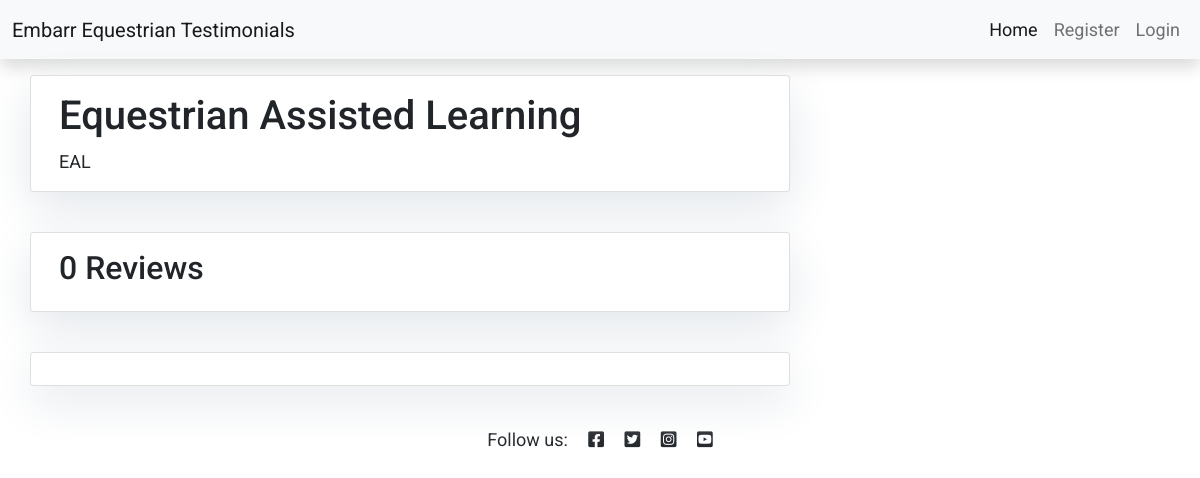
Before: /equestrian-assisted-learning/ with the older database file.
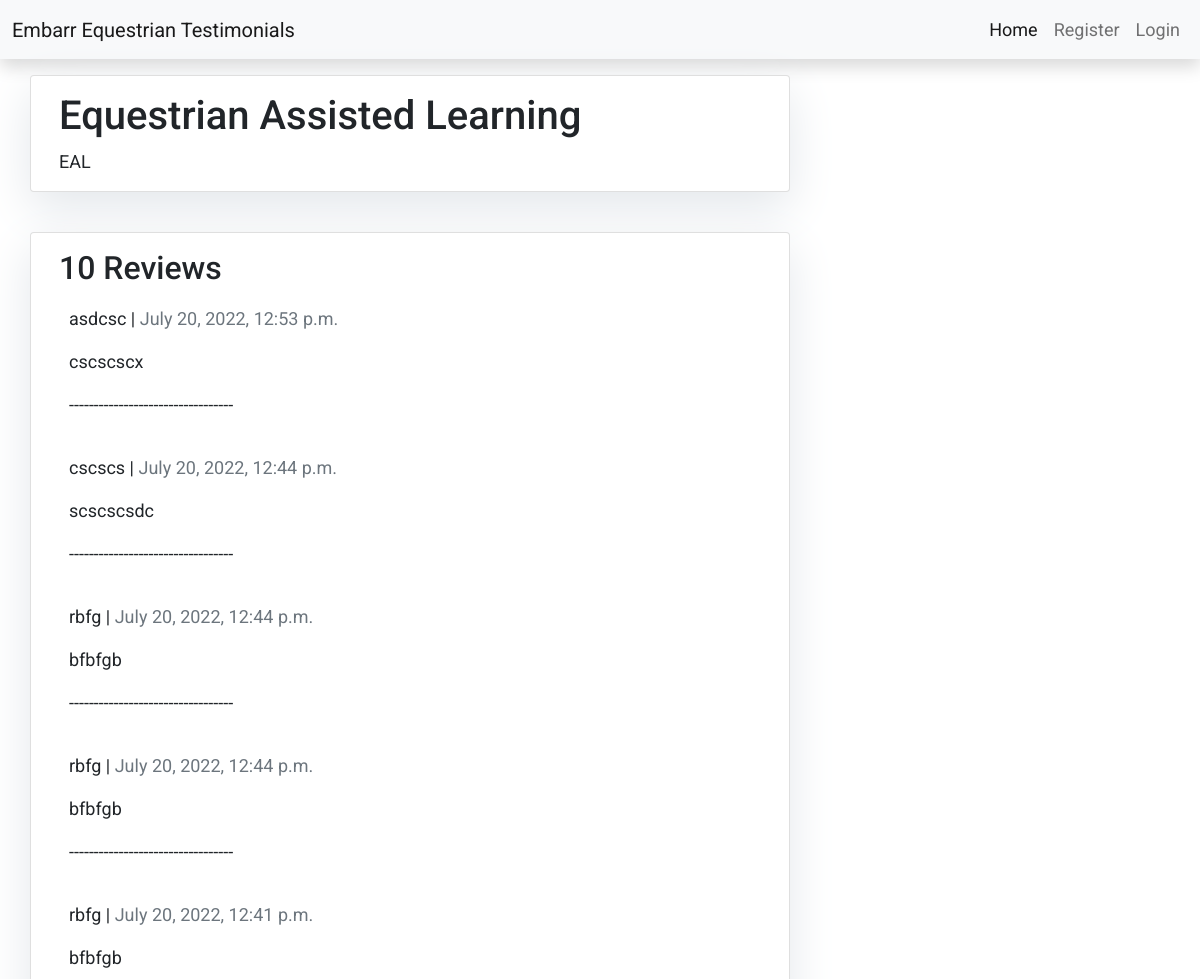
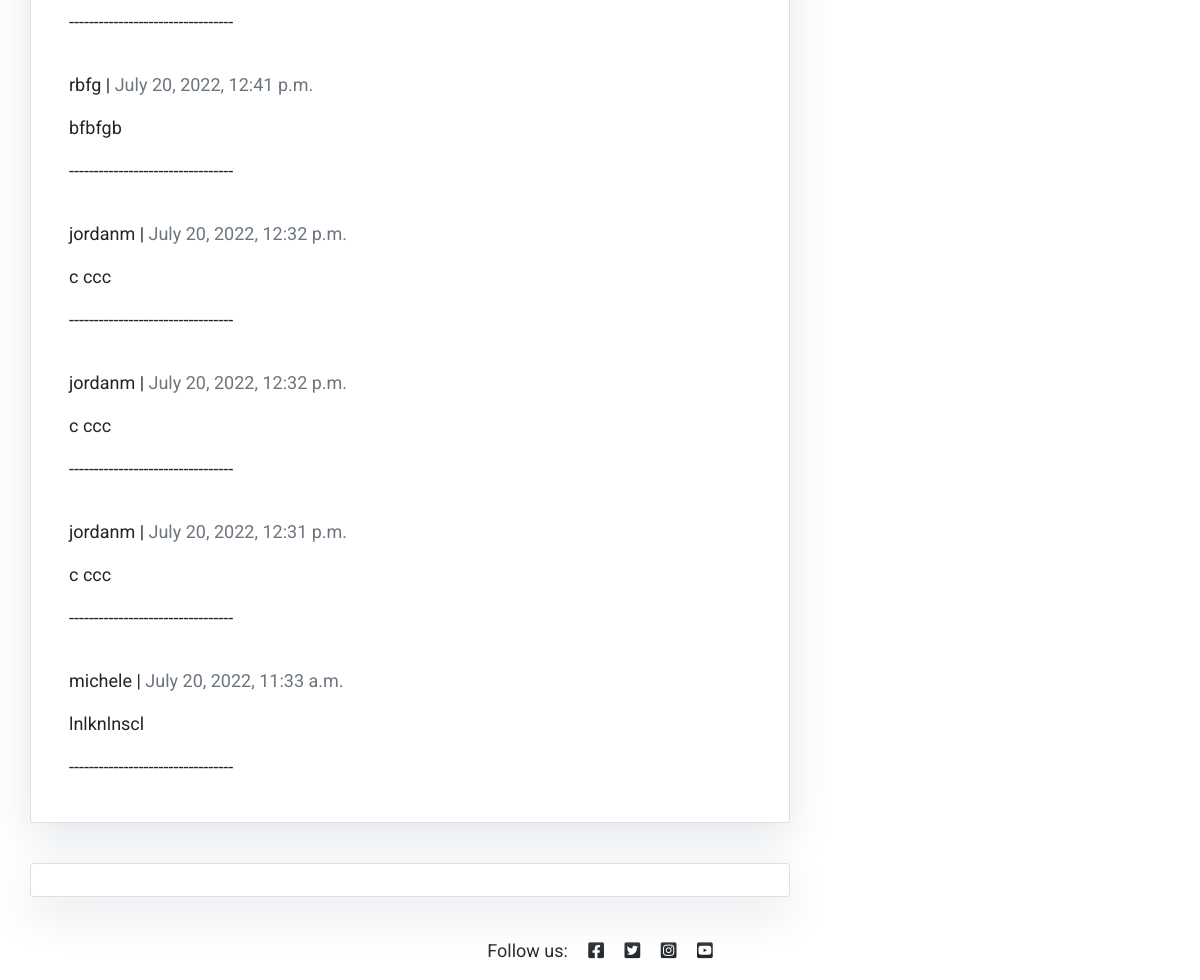
After: the same page with the newer database file (2 pictures, top to bottom).
### Reviews/models.py (models this page shows, shortened)
class Comment(models.Model):
    RATING_CHOICES = (
        (1, '1'),
        (2, '2'),
        (3, '3'),
        (4, '4'),
        (5, '5'),
    )
    post = models.ForeignKey(Post, on_delete=models.CASCADE,related_name='comments')
    name = models.CharField(max_length=80)
    location = models.CharField(max_length=80, default='e.g Dublin')
    email = models.EmailField()
    body = models.TextField()
    rating = models.IntegerField(choices=RATING_CHOICES, default='5')
    created_on = models.DateTimeField(auto_now_add=True)
    approved = models.BooleanField(default=False)
    active = models.BooleanField(default=False)
    class Meta:
        ordering = ['created_on']

### Reviews/views.py (the view, shortened to what this page needs)
# urls.py: path('<slug:slug>/', views.PostDetail.as_view(), name='post_detail'),
class PostDetail(View):
    def get(self, request, slug, *args, **kwargs):
        queryset = Post.objects.filter(status=1)
        post = get_object_or_404(queryset, slug=slug)
        comments = post.comments.filter(approved=True).order_by("-created_on")
        return render(
            request,
            "post_detail.html",
            {
                "post": post,
                "comments": comments,
            },
        )

### templates/post_detail.html (shortened to what this page needs)
{% extends 'base.html' %} {% block content %}
{% load crispy_forms_tags %}
<div class="container">
  <div class="row">
    <div class="col-md-8 card mb-4  mt-3 left  top">
      <div class="card-body">
        <h1>{% block title %} {{ post.title }} {% endblock title %}</h1>
        <p class="card-text ">{{ post.content | safe }}</p>
      </div>
    </div>
    <div class="col-md-8 card mb-4  mt-3 ">
      <div class="card-body">
        <h2>{{ comments.count }} Reviews</h2>
        {% for comment in comments %}
        <div class="comments" style="padding: 10px;">
          <p class="font-weight-bold">
            {{ comment.name }} |
            <span class=" text-muted font-weight-normal">
              {{ comment.created_on }}
            </span>
          </p>
          {{ comment.body | linebreaks }}
          <p>---------------------------------</p>
          </div>
          {% endfor %}
       </div>
    </div>
    <div class="col-md-8 card mb-4  mt-3 ">
      <div class="card-body">
      </div>
    </div>
  </div>
</div>
{% endblock content %}

Changed rows visible on the page:
added Comment: name "asdcsc", created_on "July 20, 2022, 12:53 p.m.", body "cscscscx"
now on this page (row edited): Comment: name "cscscs", created_on "July 20, 2022, 12:44 p.m.", body "scscscsdc"
now on this page (row edited): Comment: name "rbfg", created_on "July 20, 2022, 12:44 p.m.", body "bfbfgb"
now on this page (row edited): Comment: name "rbfg", created_on "July 20, 2022, 12:44 p.m.", body "bfbfgb"
now on this page (row edited): Comment: name "rbfg", created_on "July 20, 2022, 12:41 p.m.", body "bfbfgb"
now on this page (row edited): Comment: name "rbfg", created_on "July 20, 2022, 12:41 p.m.", body "bfbfgb"
now on this page (row edited): Comment: name "jordanm", created_on "July 20, 2022, 12:32 p.m.", body "c ccc"
now on this page (row edited): Comment: name "jordanm", created_on "July 20, 2022, 12:32 p.m.", body "c ccc"
now on this page (row edited): Comment: name "jordanm", created_on "July 20, 2022, 12:31 p.m.", body "c ccc"
now on this page (row edited): Comment: name "michele", created_on "July 20, 2022, 11:33 a.m.", body "lnlknlnscl"
Other visible differences:
{{ comments.count }}: "0" → "10"
